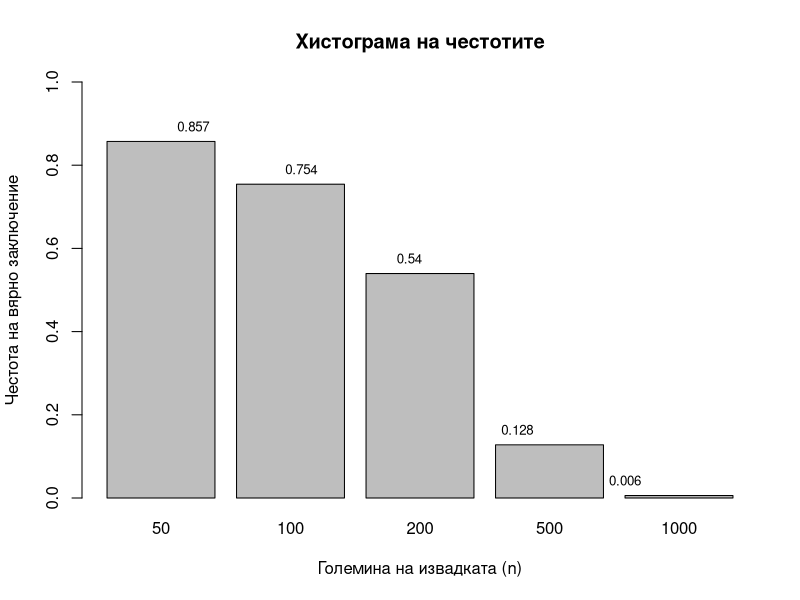
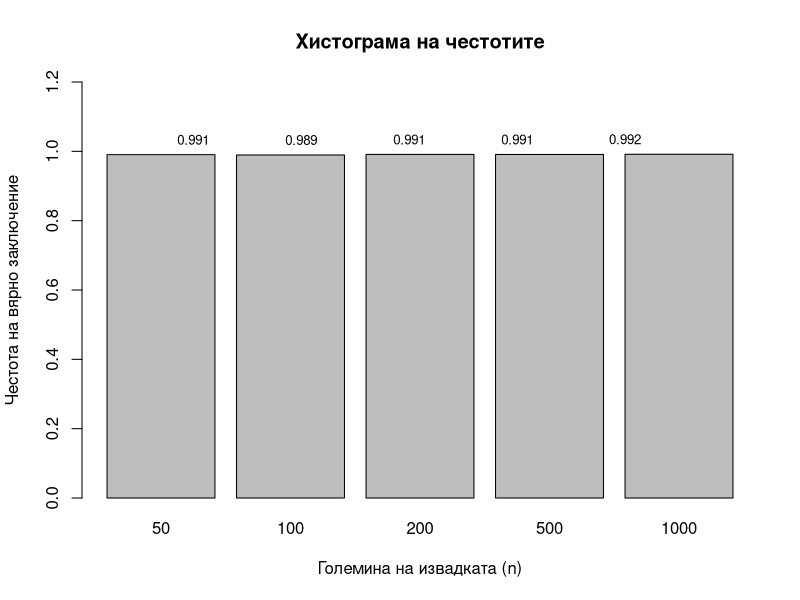

Source code (R) for these figures, in order:
## ---- chunk 1
pX3 <- dhyper(1, 4, 32-4, 8)
pX2condX3 <- dhyper(1, 3, 24-3,8)
pX1condX3X2 <- dhyper(1, 2, 16 - 2, 8)
totalP <- pX3 * pX1condX3X2 * pX2condX3
print(totalP)
## ---- chunk 2
marked <- c(1:4)

# симулираме раздаване
sim.deals <- function() {
  # списък от 28 немаркирани и 4 маркирани стойности
  deck <- c(rep(FALSE, 28), rep(TRUE, 4))
  
  # разбъркваме ги случайно
  cards <- sample(deck)
  
  # и раздаваме на 4-ма играчи
  dealsByPlayer <- matrix(cards, nrow=4)
  
  # проверява дали даден играч (ред в матрицата)
  # има маркирана карта
  playerHasMarked <- function(row) {
    any(row)
  }
  
  #' проверяваме дали всеки играч има маркирана карта,
  #' което е еквивалентно на нашата дефиниция за успех,
  #' понеже всеки да има маркирана е възможно т.т.к 
  #' всеки има точно една маркирана
  all(apply(dealsByPlayer, 1, playerHasMarked))
}

# повтаряме симулацията Nrep пъти
# за да приближим вероятността емпирично
prob.deals <- function(Nrep) {
  rs <- replicate(Nrep, sim.deals())
  sum(rs)/length(rs)
}

# приближение със 100 000 повторения
prob.deals(100000)
## ---- chunk 3
# Векторът от топки, с които разполагаме
balls <- rep(c("green", "blue", "yellow"), c(5, 7, 7))

# Различните големини на извадките за всяка симулация
sample_sizes <- c(50, 100, 200, 500, 1000)

# Броя опити (еднакъв за всеки sample size)
n_trials <- 10000

# Фиксираме ниво на значимост
p_value_threshold <- 0.05

# Функция за симулация на опитите и пресмятане на честота на потвърждение с извадка от n топки респективно
sim.trials = function(sample_size) {
  p.values <- replicate(n_trials, {
    # вадим sample_size на брой топки с връщане
    draws <- sample(balls, size = sample_size, replace = TRUE)
    
    # правим хи-квадрат тест за съгласуваност,
    # от който извличаме необходимата ни P-стойност
    chisq.test(table(draws)) $ p.value
  })
  
  # Броим колко от опитите потвърждават нулевата хипотеза (т.е. че имаме равен брой топки от всеки цвят)
  # което е равносилно на P-стойност > ниво на значимост
  # Търсим честота, така че намерения брой делим на общия брой опити
  sum(p.values > p_value_threshold) / n_trials
}

# За всяко n, пресмятаме честотата на вярно заключение (потвърдена нулева хипотеза)
frequencies <- sapply(sample_sizes, sim.trials)

# Показваме резултатите на хистограма
barplot(frequencies, xlab = "Големина на извадката (n)", ylab = "Честота на вярно заключение", main = "Хистограма на честотите", names.arg = sample_sizes, ylim = c(0, 1))

# Допълнителна команда за извеждане на точните честоти над колоните на хистограмата
text(x = 1:length(sample_sizes), y = frequencies, labels = round(frequencies, 3), pos = 3, cex = 0.8)
## ---- chunk 4
# Векторът от топки, с които разполагаме
balls <- rep(c("green", "blue", "yellow"), c(5, 5, 5))

# Различните големини на извадките за всяка симулация
sample_sizes <- c(50, 100, 200, 500, 1000)

# Броя опити (еднакъв за всеки sample size)
n_trials <- 10000

# Фиксираме ниво на значимост
p_value_threshold <- 0.01

# Функция за симулация на опитите и пресмятане на честота на потвърждение с извадка от n топки респективно
sim.trials = function(sample_size) {
  p.values <- replicate(n_trials, {
    # вадим sample_size на брой топки с връщане
    draws <- sample(balls, size = sample_size, replace = TRUE)
    
    # правим хи-квадрат тест за съгласуваност,
    # от който извличаме необходимата ни P-стойност
    chisq.test(table(draws)) $ p.value
  })
  
  # Броим колко от опитите потвърждават нулевата хипотеза (т.е. че имаме равен брой топки от всеки цвят)
  # което е равносилно на P-стойност > ниво на значимост
  # Търсим честота, така че намерения брой делим на общия брой опити
  sum(p.values > p_value_threshold) / n_trials
}

# За всяко n, пресмятаме честотата на вярно заключение (потвърдена нулева хипотеза)
frequencies <- sapply(sample_sizes, sim.trials)

# Показваме резултатите на хистограма
barplot(frequencies, xlab = "Големина на извадката (n)", ylab = "Честота на вярно заключение", main = "Хистограма на честотите", names.arg = sample_sizes, ylim = c(0, 1.2))

# Допълнителна команда за извеждане на точните честоти над колоните на хистограмата
text(x = 1:length(sample_sizes), y = frequencies, labels = round(frequencies, 3), pos = 3, cex = 0.8)
